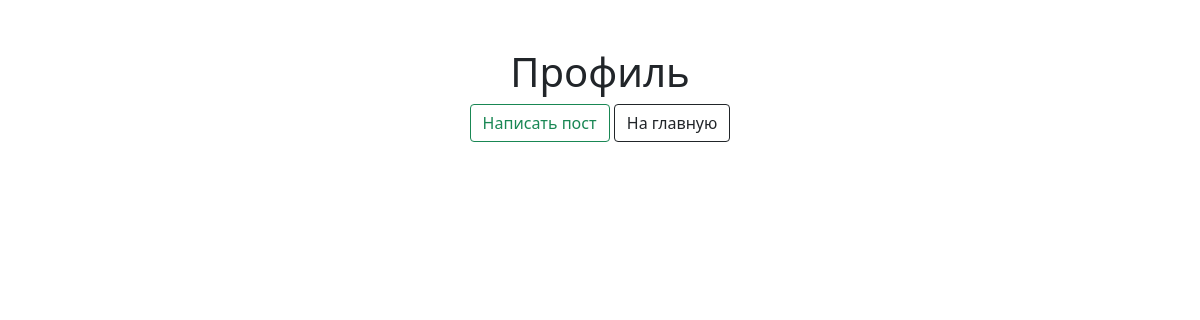
The page /profile/ (signed in) on the database as committed earlier.
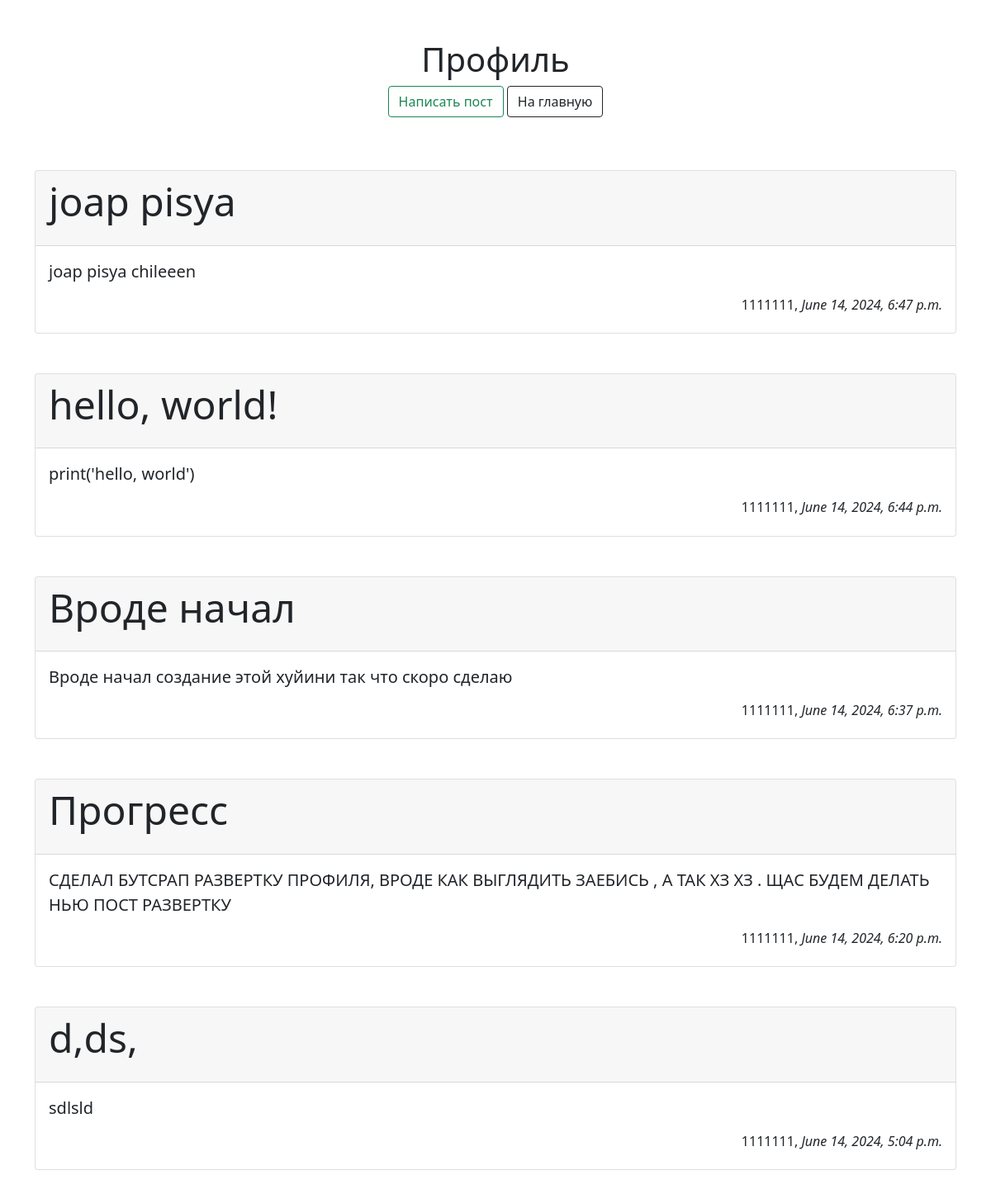
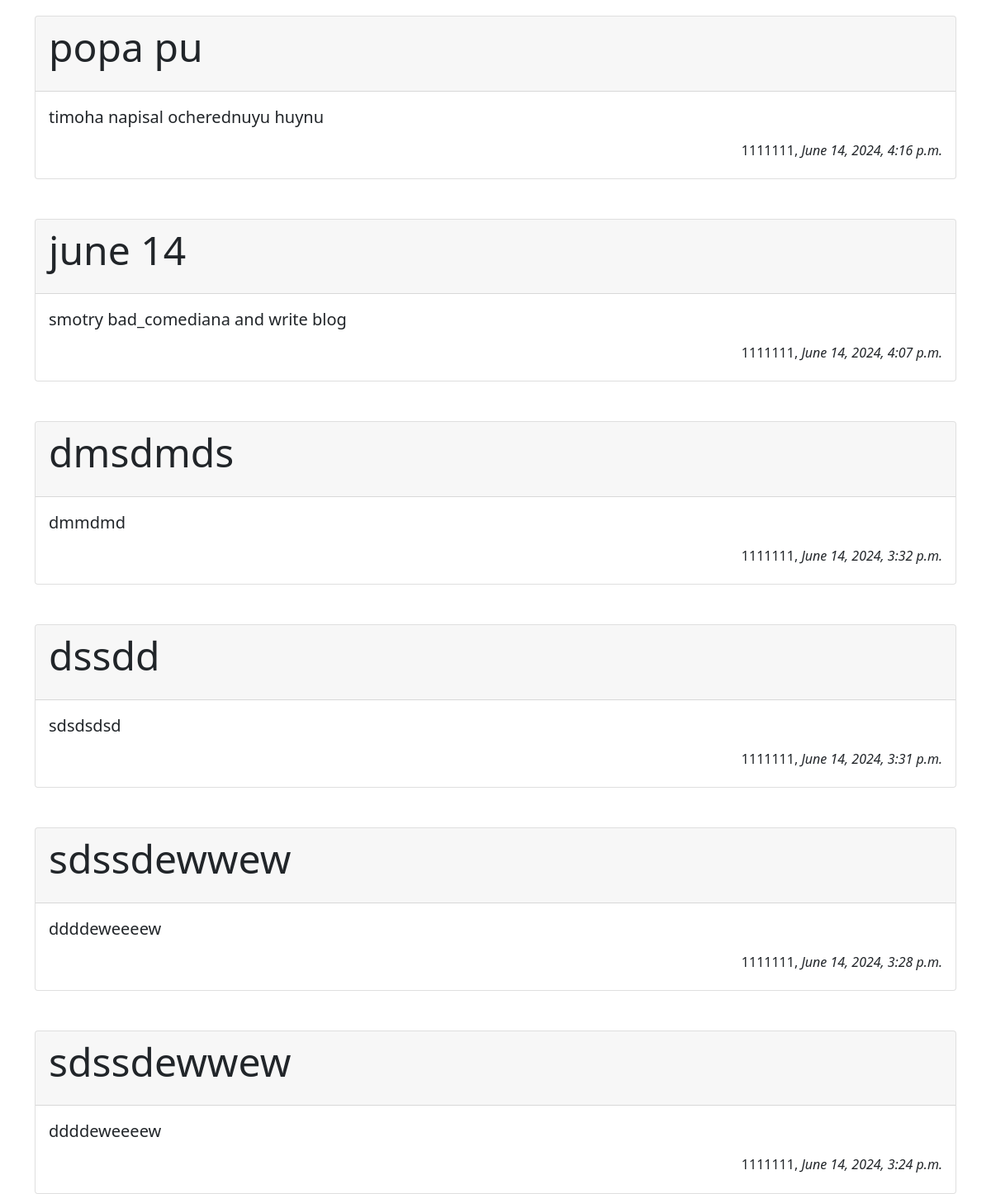
The same page on the database as committed later (2 pictures, top to bottom).
### profile_app/models.py (models this page shows, shortened)
class Text_post(models.Model):
    title = models.CharField(max_length=30, default=' ')
    content = models.TextField()
    published_date = models.DateTimeField(auto_now_add=True)
    username = models.CharField(max_length=20, default='None')
    def was_published_recently(self):
        return self.published_date

### profile_app/views.py (the view)
# urls.py: path('', views.index, name='index_page')
def index(request):
    data = []
    for i in Text_post.objects.all().filter(username=request.user.username):
        data.insert(0, {'title':i.title, 'content':i.content, 'date':i.was_published_recently(), 'username':i.username})
    context = {'data': data}
    return render(request, 'profile_app/index.html', context=context)

### profile_app/templates/profile_app/index.html (shortened to what this page needs)
<!DOCTYPE html>
<html lang="en">
<head>
    <link href="https://cdn.jsdelivr.net/npm/bootstrap@5.0.2/dist/css/bootstrap.min.css" rel="stylesheet">
</head>
<body>
    {%if user.is_authenticated%}
        <div class="container-md">
            <br></br>
            <figure>
                <figure class="text-center">
                    <h1>Профиль</h1>
                    <a type="button" class="btn btn-outline-success" href={% url 'new_post_page' %} role="button">Написать пост</a>
                    <a type="button" class="btn btn-outline-dark" href={% url 'index_page' %} role="button">На главную</a>
                </figure>
            </figure>
        </div>
        {%for d in data %}
        <div class="container-md">
            <br></br>
            <div class="card">
                <div class="card-header">
                    <div>
                        <figure>
                            <figure><h5 class="display-5">{{ d.title }}</h5>
                    </div>
                </div>
                <div class="card-body">
                    <blockquote class="blockquote mb-1">
                        <footer class="blockquote">{{ d.content }}</footer>
                        <figure class="text-end"><h6>{{d.username}}, <em>{{ d.date }}</em></h6></figure>
                    </blockquote>
                </div>
            </div>
        </div>
        {%endfor%}
    {% else %}
        <a class="btn btn-primary" href={% url 'log_in' %} role="button">Войти</a>
        <a class="btn btn-primary" href={% url 'sign_in' %} role="button">Зарегистрироваться</a>
    {% endif %}
</body>
</html>

Rows that differ between the two databases and show on the page:
added Text_post: title "joap pisya", content "joap pisya chileeen", username "1111111", date "June 14, 2024, 6:47 p.m."
added Text_post: title "hello, world!", content "print('hello, world')", username "1111111", date "June 14, 2024, 6:44 p.m."
added Text_post: title "Вроде начал", content "Вроде начал создание этой хуйини так что скоро сделаю", username "1111111", date "June 14, 2024, 6:37 p.m."
added Text_post: title "Прогресс", content "СДЕЛАЛ БУТСРАП РАЗВЕРТКУ ПРОФИЛЯ, ВРОДЕ КАК ВЫГЛЯДИТЬ ЗАЕБИСЬ , А ТАК ХЗ ХЗ . ЩАС БУДЕМ ДЕЛАТЬ НЬЮ ПОСТ РАЗВЕРТКУ", username "1111111", date "June 14, 2024, 6:20 p.m."
added Text_post: title "d,ds,", content "sdlsld", username "1111111", date "June 14, 2024, 5:04 p.m."
added Text_post: title "popa pu", content "timoha napisal ocherednuyu huynu", username "1111111", date "June 14, 2024, 4:16 p.m."
added Text_post: title "june 14", content "smotry bad_comediana and write blog", username "1111111", date "June 14, 2024, 4:07 p.m."
added Text_post: title "dmsdmds", content "dmmdmd", username "1111111", date "June 14, 2024, 3:32 p.m."
added Text_post: title "dssdd", content "sdsdsdsd", username "1111111", date "June 14, 2024, 3:31 p.m."
added Text_post: title "sdssdewwew", content "ddddeweeeew", username "1111111", date "June 14, 2024, 3:28 p.m."
added Text_post: title "sdssdewwew", content "ddddeweeeew", username "1111111", date "June 14, 2024, 3:24 p.m."
